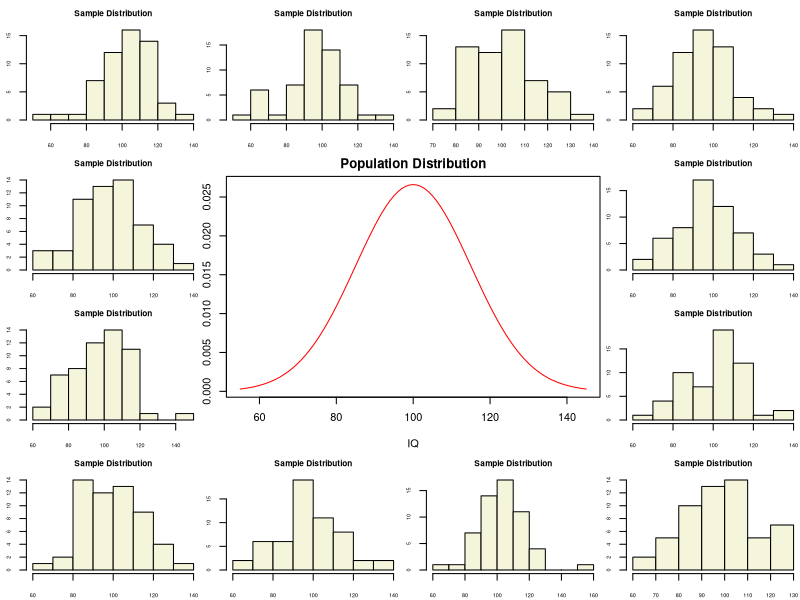
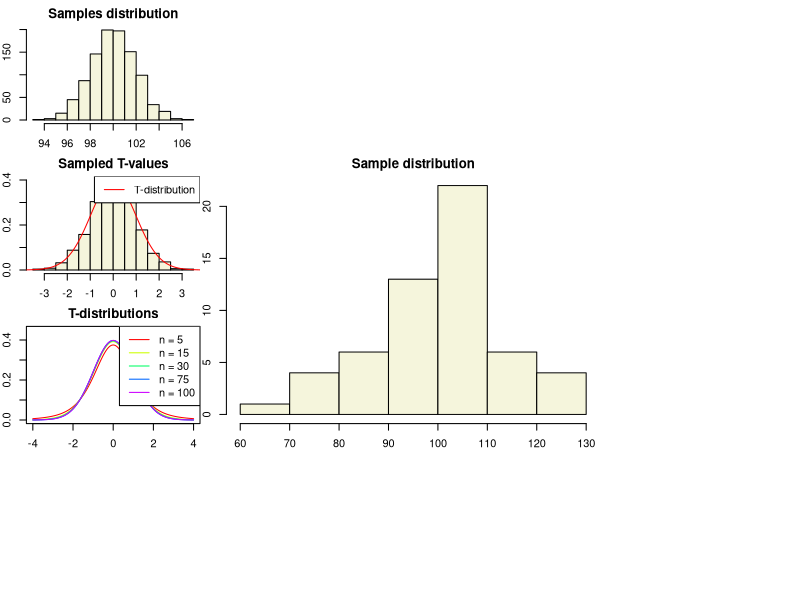
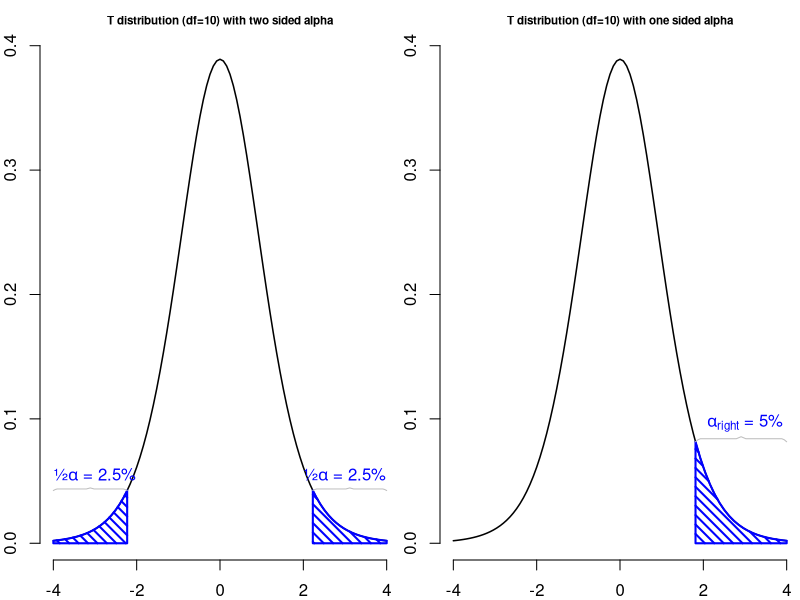
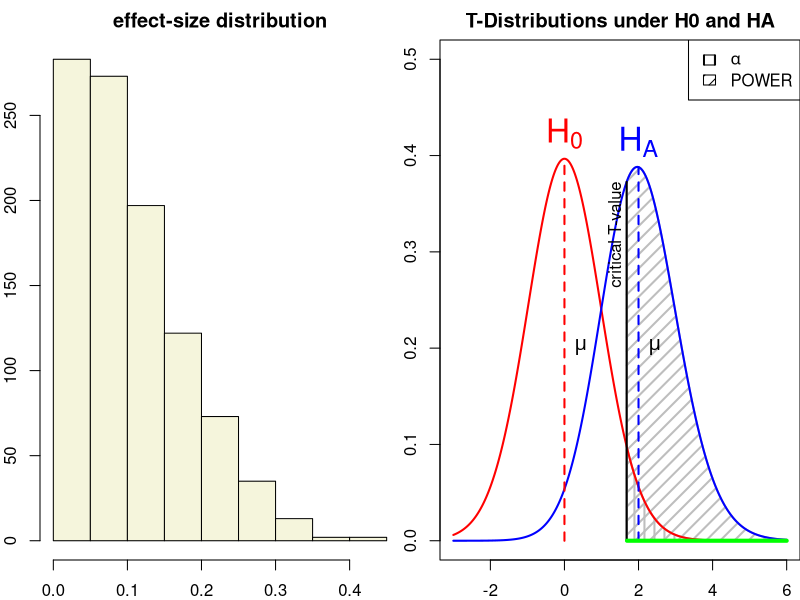

Source code (R) for these figures, in order:
## ---- chunk 1
layout(matrix(c(2:6,1,1,7:8,1,1,9:13), 4, 4))

n  = 56    # Sample size
df = n - 1 # Degrees of freedom

mu    = 100
sigma = 15

IQ = seq(mu-45, mu+45, 1)

par(mar=c(4,2,2,0))  
plot(IQ, dnorm(IQ, mean = mu, sd = sigma), type='l', col="red", main = "Population Distribution")

n.samples = 12

for(i in 1:n.samples) {
  
  par(mar=c(2,2,2,0))  
  hist(rnorm(n, mu, sigma), main="Sample Distribution", cex.axis=.5, col="beige", cex.main = .75)
  
}
## ---- chunk 2
x = rnorm(n, mu, sigma); x

hist(x, main = "Sample distribution", col = "beige")
mean(x)
## ---- chunk 3
t = (mean(x) - mu) / (sd(x) / sqrt(n))
t
## ---- chunk 4
n.samples     = 1000
mean.x.values = vector()
se.x.values   = vector()

for(i in 1:n.samples) {
  x = rnorm(n, mu, sigma)
  mean.x.values[i] = mean(x)
  se.x.values[i]   = (sd(x) / sqrt(n))
}
## ---- chunk 5
head(cbind(mean.x.values, se.x.values))
## ---- chunk 6
hist(mean.x.values, 
     col  = "beige", 
     main = "Samples distribution", 
     xlab = "all sample means")
## ---- chunk 7
t.values = (mean.x.values - mu) / se.x.values

tail(cbind(mean.x.values, mu, se.x.values, t.values))
## ---- chunk 8
hist(t.values, 
     freq = F, 
     main = "Sampled T-values", 
     xlab = "T-values",
     col  = "beige",
     ylim = c(0, .4))
T = seq(-4, 4, .01)
lines(T, dt(T,df), col = "red")
legend("topright", lty = 1, col="red", legend = "T-distribution")
## ---- chunk 9
multiple.n  = c(5, 15, 30, 75, 100)
multiple.df = multiple.n - 1
col         = rainbow(length(multiple.df))

plot(T,  dt(T, multiple.df[1]), type = "l", 
     xlim = c(-4,4), ylim = c(0,.45), 
     xlab = "T", ylab="density", 
     col = col[1], main="T-distributions" )

for(i in 2:length(multiple.df)) { 
  
  lines(T, dt(T, multiple.df[i]), type="l", col=col[i])
  } 
legend("topright", legend = paste("n =",multiple.n), lty=1, col = col)
## ---- chunk 10
layout(matrix(1:2, 1, 2))


plot(function(x) dt(x, df = 10), -4, 4,
     main="T distribution (df=10) with two sided alpha",
     cex.main = .7,
     xlab="T-value",
     ylab="",
     bty="n",
     lwd=1.5)
     
t = 2

p = pt(1,10)

alpha_r = 1-p


# add p-value
#pol_left = seq(-4,-t,length=20)
#polygon(c(pol_left,rev(pol_left)),  c(rep(0,20), dt( rev(pol_left),  df = 10)), col="red", angle=45, density=15, lwd=2)
#pol_right = seq(4,t,length=20)
#polygon(c(pol_right,rev(pol_right)),c(rep(0,20), dt( rev(pol_right), df = 10)), col="red", angle=45, density=15, lwd=2)

# add alpha

tp95  = qt(.95,10)
tp975 = qt(.975,10)
tp25  = qt(.025,10)

pol_left = seq(-4,tp25,length=20)
polygon(c(pol_left,rev(pol_left)),  c(rep(0,20), dt( rev(pol_left),  df = 10)), col="blue", angle=-45, density=15, lwd=2)

pol_left = seq(tp975,4,length=20)
polygon(c(pol_left,rev(pol_left)),  c(rep(0,20), dt( rev(pol_left),  df = 10)), col="blue", angle=-45, density=15, lwd=2)

# label alpha
text(-3,dt(tp25 , df = 10),expression(paste("½",alpha       ," = 2.5%",sep="")),pos=3, col='blue')
text( 3,dt(tp975, df = 10),expression(paste("½",alpha       ," = 2.5%",sep="")),pos=3, col='blue')

xbracket = seq(-4,tp25,length=39)
ybracket = dt(tp25 , df = 10)*c(c(1,1.02),rep(1.03,16),c(1.04,1.05,1.04),rep(1.03,16),c(1.02,1))
lines(xbracket,ybracket,col="gray")

xbracket = seq(tp975, 4,length=39)
ybracket = dt(tp975 , df = 10)*c(c(1,1.02),rep(1.03,16),c(1.04,1.05,1.04),rep(1.03,16),c(1.02,1))
lines(xbracket,ybracket,col="gray")

#text(-4.2,.38,expression(paste("2 sided: P = ",P[left] + P[right]," = 7.34%")),pos=4)

plot(function(x) dt(x, df = 10), -4, 4,
     main="T distribution (df=10) with one sided alpha",
     cex.main = .7,
     xlab="T-value",
     ylab="",
     bty="n", 
     lwd=1.5)

pol_left = seq(tp95,4,length=20)
polygon(c(pol_left,rev(pol_left)),  c(rep(0,20), dt( rev(pol_left),  df = 10)), col="blue", angle=-45, density=15, lwd=2)

# label alpha
text( 3,dt(tp95 , df = 10),expression(paste(    alpha[right]," = 5%"  ,sep="")),pos=3, col='blue')

# add p-value
#pol_left = seq(-4,-t,length=20)
#polygon(c(pol_left,rev(pol_left)),  c(rep(0,20), dt( rev(pol_left),  df = 10)), col="red", angle=45, density=15, lwd=2)
#pol_right = seq(4,t,length=20)
#polygon(c(pol_right,rev(pol_right)),c(rep(0,20), dt( rev(pol_right), df = 10)), col="red", angle=45, density=15, lwd=2)

#text((-4+tp25)/2,dt(tp25  , df = 10),"{",srt=-90,col="grey")
#text( (4+tp975)/2,dt(tp975, df = 10),"{",srt=-90,col="grey")
#text( (4+tp95)/2,dt(tp95  , df = 10),"{",srt=-90,col="grey")

# label p-values
#text(-t,.01,expression(P[left] ),pos=2,col="red")
#text( t,.01,expression(P[right]),pos=4,col="red")

#text(-t-.1,dt(-t, df = 10)+.003,"T")
#text( t+.1,dt( t, df = 10)+.003,"T")


# text(-4.2,.38 ,"1 sided: P/2 = 3.67%",pos=4)

## 1%   T = 1.81246
## .95% T = 2.228

#polygon(c(0,1,1,0),c(0,0,.3,.3))

pol_left = seq(-4,-t,length=20)

xbracket = seq(tp95,4,length=39)
ybracket = dt(tp95 , df = 10)*c(c(1,1.02),rep(1.03,16),c(1.04,1.05,1.04),rep(1.03,16),c(1.02,1))
lines(xbracket,ybracket,col="gray")
## ---- chunk 11
r = sqrt(t^2/(t^2 + df))

r
## ---- chunk 12
r = sqrt(t.values^2/(t.values^2 + df))

tail(cbind(mean.x.values, mu, se.x.values, t.values, r))

hist(r, main = "effect-size distribution", col = "beige")
## ---- chunk 13
T = seq(-3,6,.01)
N = 45
E = 2

# Set plot
plot(0,0,
     type = "n",
     ylab = "Density",
     xlab = "T",
     ylim = c(0,.5),
     xlim = c(-3,6),
     main = "T-Distributions under H0 and HA")

critical_t = qt(.05,N-1,lower.tail=FALSE)

# Alpha
range_x = seq(critical_t,6,.01)
polygon(c(range_x,rev(range_x)),
        c(range_x*0,rev(dt(range_x,N-1,ncp=0))),
        col     = "grey",
        density = 10,
        angle   = 90,
        lwd     = 2)

# Power
range_x = seq(critical_t,6,.01)
polygon(c(range_x,rev(range_x)),
        c(range_x*0,rev(dt(range_x,N-1,ncp=E))),
        col     = "grey",
        density = 10,
        angle   = 45,
        lwd     = 2)

lines(T,dt(T,N-1,ncp=0),col="red", lwd=2) # H0 line
lines(T,dt(T,N-1,ncp=E),col="blue",lwd=2) # HA line

# Critical value
lines(rep(critical_t,2),c(0,dt(critical_t,N-1,ncp=E)),lwd=2,col="black")
text(critical_t,dt(critical_t,N-1,ncp=E),"critical T-value",pos=2, srt = 90)

# H0 and HA
text(0,dt(0,N-1,ncp=0),expression(H[0]),pos=3,col="red", cex=2)
text(E,dt(E,N-1,ncp=E),expression(H[A]),pos=3,col="blue",cex=2)

# Mu H0 line
lines(c(0,0),c(0,dt(0,N-1)), col="red",  lwd=2,lty=2)
text(0,dt(0,N-1,ncp=0)/2,expression(mu),pos=4,cex=1.2)
# Mu HA line
lines(c(E,E),c(0,dt(E,N-1,ncp=E)),col="blue",lwd=2,lty=2)
text(E,dt(0,N-1,ncp=0)/2,expression(paste(mu)),pos=4,cex=1.2)

# t-value
lines( c(critical_t+.01,6),c(0,0),col="green",lwd=4)

# Legend
legend("topright", c(expression(alpha),'POWER'),density=c(10,10),angle=c(90,45))
